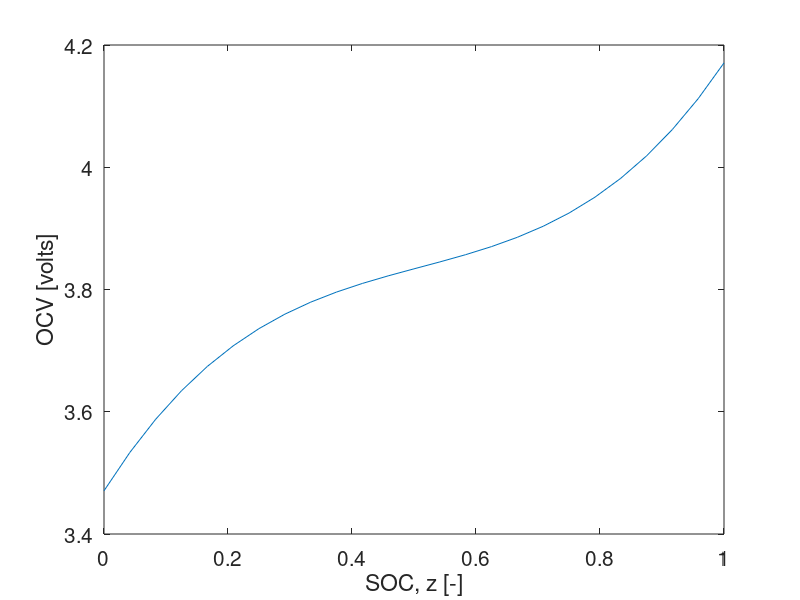
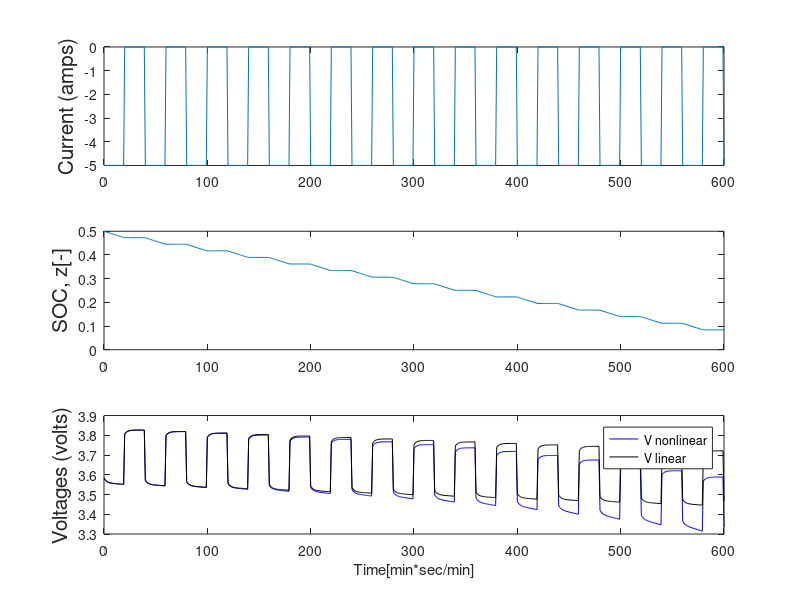

Here is the MATLAB script that generated these plots, in order:
%% CE 295 - Energy Systems and Control
%   HW 1 : Battery Modeling, Analysis, and Control
%   Oski Bear, SID 18681868
%   Prof. Moura
%   Due Feb 6, 2015

% BEAR_OSKI_HW1.m

clear; close all;
fs = 15;    % Font Size for plots

%% Part(a): Model Parameters

%%% Enter model parameters here
% ECM parameters
Q = 3600; % [Coulombs]
R1 = 0.05; % [Ohms]
R2 =0.005 ; % [Ohms]
C = 500; % [Farads]

% OCV polynomial coefficients
p_0 = 3.4707;
p_1 = 1.6112;
p_2 = -2.6287; 
p_3 = 1.7175;

% Plot nonlinear OCV function
z_vec = linspace(0,1,25);
OCV = p_0 + p_1*z_vec + p_2*z_vec.^2 + p_3*z_vec.^3;

figure(1); clf;
plot(z_vec, OCV )
ylabel('OCV [volts]','FontSize',fs)
xlabel('SOC, z [-]','FontSize',fs)
set(gca,'FontSize',fs);

% Assemble (A,B) state-space matrices
A = [0 0; 0 -1/(C*R2)];
B = [1/Q; 1/C];

% Output states only (dummy variables, not used later)
C_dummy = eye(2);
D_dummy = 0;

% Create state-space model
ecm_sys = ss( A,B ,C_dummy , D_dummy );

%% Part(b): Simulate

% Create time vector
DeltaT = 1; % Time step size [sec]
t = 0:DeltaT:(10*60);   % Total Simulation time (min*sec/min)

% Input current signals
Current = zeros(size(t))';
Current(mod(t,40) < 20) = -5;   % 20sec 5A pulse discharge

% Initial conditions
z0 = 0.5;   % State-of-charge
V_c0 = 0;   % Capacitor voltage
x0 = [z0; V_c0];    % Vectorize initial conditions

% Simulate linear dynamics (Read documentation on lsim)
[ ~,T ,x ] = lsim( ecm_sys, Current, t   ,x0 );

% Parse out states
z = x(:,1);
V_c = x(:,2);

% Compute nonlinear output function [enter output function ]
V_nl =   V_c + Current*R1 + (p_0 + p_1*z + p_2*z.^2 + p_3*z.^3);                              ;

%%% Compute linearized output function
% Linearization Points
zeq =0.5;    % State-of-charge
V_ceq =0 ;   % Capacitor voltage
Ieq =0 ;     % Current

V_lin =  (p_0 + 0.5*p_1 + 0.25*p_2 + 0.125*p_3)+ V_c + Current*R1 + (p_1 + p_2 + 0.75*p_3)*(z-zeq);     ; % Linearized version of output function

%% Part(b): Plot results

figure(2); clf;

% Current
subplot(3,1,1);
plot(T, Current )
ylabel('Current (amps)', 'FontSize', fs)

% State-of-charge
subplot(3,1,2);
plot(T,z   )
ylabel('SOC, z[-]', 'FontSize', fs  )

% Nonlinear and Linear Voltage
subplot(3,1,3);
plot(T,V_nl, 'b', T, V_lin, 'k' )
ylabel('Voltages (volts)','FontSize',fs )
legend( 'V nonlinear', 'V linear')
xlabel('Time[min*sec/min]' );



